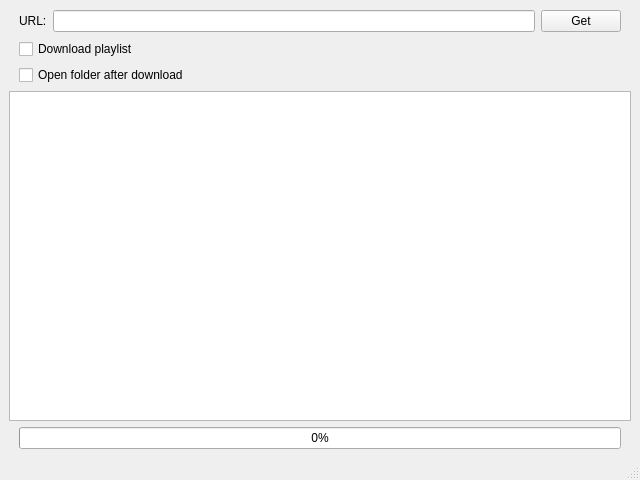
<?xml version="1.0" encoding="UTF-8"?>
<ui version="4.0">
 <class>MainWindow</class>
 <widget class="QMainWindow" name="MainWindow">
  <property name="geometry">
   <rect>
    <x>0</x>
    <y>0</y>
    <width>640</width>
    <height>480</height>
   </rect>
  </property>
  <property name="minimumSize">
   <size>
    <width>300</width>
    <height>300</height>
   </size>
  </property>
  <property name="windowTitle">
   <string>MainWindow</string>
  </property>
  <widget class="QWidget" name="centralwidget">
   <layout class="QVBoxLayout" name="verticalLayout">
    <item>
     <layout class="QHBoxLayout" name="horizontalLayout" stretch="0,1,0">
      <property name="sizeConstraint">
       <enum>QLayout::SetMinimumSize</enum>
      </property>
      <property name="leftMargin">
       <number>10</number>
      </property>
      <property name="topMargin">
       <number>1</number>
      </property>
      <property name="rightMargin">
       <number>10</number>
      </property>
      <property name="bottomMargin">
       <number>1</number>
      </property>
      <item>
       <widget class="QLabel" name="label">
        <property name="text">
         <string>URL:</string>
        </property>
       </widget>
      </item>
      <item>
       <widget class="QLineEdit" name="line_edit_url"/>
      </item>
      <item>
       <widget class="QPushButton" name="button_get">
        <property name="minimumSize">
         <size>
          <width>80</width>
          <height>0</height>
         </size>
        </property>
        <property name="text">
         <string>Get</string>
        </property>
       </widget>
      </item>
     </layout>
    </item>
    <item>
     <layout class="QVBoxLayout" name="verticalLayout_2">
      <property name="sizeConstraint">
       <enum>QLayout::SetMinimumSize</enum>
      </property>
      <property name="leftMargin">
       <number>10</number>
      </property>
      <property name="rightMargin">
       <number>10</number>
      </property>
      <item>
       <widget class="QCheckBox" name="check_box_list">
        <property name="text">
         <string>Download playlist</string>
        </property>
       </widget>
      </item>
     </layout>
    </item>
    <item>
     <layout class="QHBoxLayout" name="horizontalLayout_2" stretch="0">
      <property name="sizeConstraint">
       <enum>QLayout::SetMinimumSize</enum>
      </property>
      <property name="leftMargin">
       <number>10</number>
      </property>
      <property name="rightMargin">
       <number>10</number>
      </property>
      <item>
       <widget class="QCheckBox" name="check_box_open_folder">
        <property name="text">
         <string>Open folder after download</string>
        </property>
       </widget>
      </item>
     </layout>
    </item>
    <item>
     <layout class="QVBoxLayout" name="verticalLayout_3">
      <property name="sizeConstraint">
       <enum>QLayout::SetMinimumSize</enum>
      </property>
      <item>
       <widget class="QTextBrowser" name="text_browser"/>
      </item>
     </layout>
    </item>
    <item>
     <layout class="QHBoxLayout" name="horizontalLayout_3" stretch="0">
      <property name="sizeConstraint">
       <enum>QLayout::SetMinimumSize</enum>
      </property>
      <property name="leftMargin">
       <number>10</number>
      </property>
      <property name="rightMargin">
       <number>10</number>
      </property>
      <item>
       <widget class="QProgressBar" name="progress_bar">
        <property name="value">
         <number>0</number>
        </property>
       </widget>
      </item>
     </layout>
    </item>
   </layout>
  </widget>
  <widget class="QMenuBar" name="menubar">
   <property name="geometry">
    <rect>
     <x>0</x>
     <y>0</y>
     <width>640</width>
     <height>24</height>
    </rect>
   </property>
  </widget>
  <widget class="QStatusBar" name="statusbar"/>
 </widget>
 <resources/>
 <connections/>
</ui>
